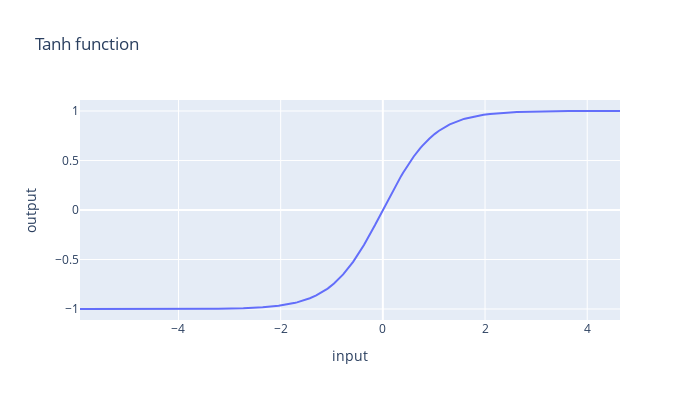

Notebook code cell kept with this figure:
### Code cell
def tanh(x):
    return (np.exp(x) - np.exp(-x)) / (np.exp(x) + np.exp(-x))


data = 2 * np.random.randn(100)
data = sorted(data)
data

tanh_data = [tanh(x) for x in sorted(data)]
tanh_data

df = pd.DataFrame({'input': data, 'output': tanh_data})
df.head()

px.line(df, x='input', y='output', width=700, height=400, title='Tanh function')
